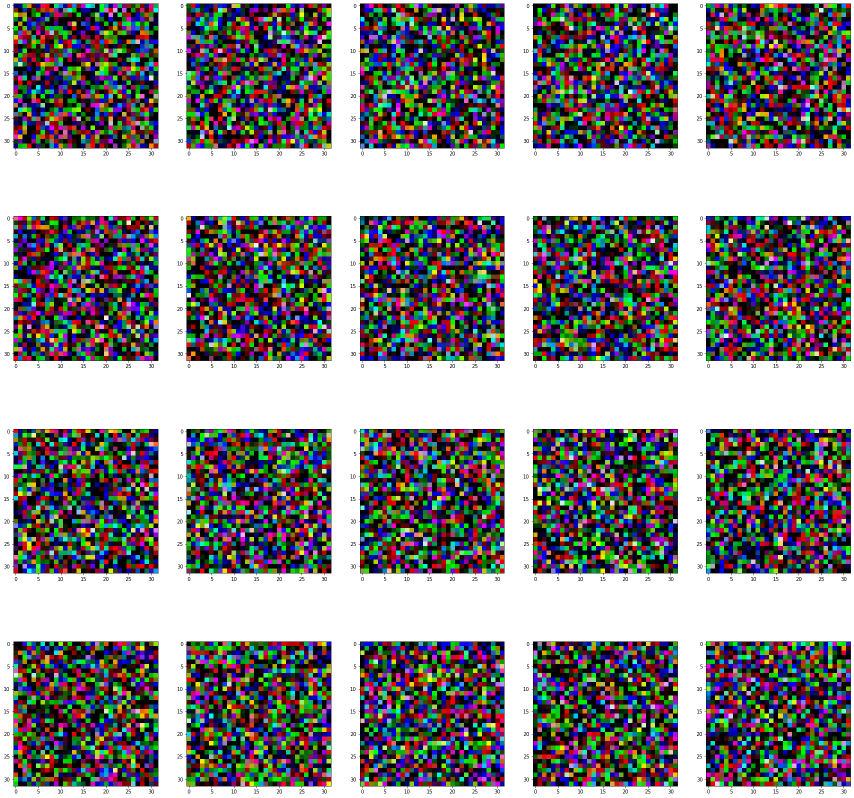
#> input picture backend/IPAutSoNsAPI/media/p0g598cq0xo/root/AAA/ip_lab11_2.png, 1708 x 1596 px (shown at 1/2 size); its folder holds only this picture in this run
$ python ASCII.py ../../backend/IPAutSoNsAPI/media/p0g598cq0xo/root/AAA/ip_lab11_2.png ../../backend/IPAutSoNsAPI/media/p0g598cq0xo/root/test_new_folder/DSC00148.jpeg ../../backend/IPAutSoNsAPI/media/p0g598cq0xo/root/AAA ../../backend/IPAutSoNsAPI/media/p0g598cq0xo/root/AAA
#> lines starting #> are read from the running program, lines starting #| are printed output that depends on the picture
import sys
import glob
import numpy as np
import os
import json
import datetime
import pymongo
import random
import string

from glob import glob
from numpy import load
from numpy import expand_dims
from PIL import Image, ImageDraw, ImageFont
from os import *


def ASCII():
    for x in range(len(All_files)):
        SC = 0.1
        GCF= 2
        color1='black'
        color2='blue'
        bgcolor='white'
        img = Image.open(All_files[x])
#> img is the input picture: PIL image 1708x1596 RGBA; mean R, G, B, A 135.6, 134.5, 134.8, 157.6
        chars = np.asarray(list(' .,:irs?@9B&#'))
        font = ImageFont.load_default()
        letter_width = font.getsize("x")[0]
        letter_height = font.getsize("x")[1]
        WCF = letter_height/letter_width
        widthByLetter=round(img.size[0]*SC*WCF)
#> widthByLetter = 342
        heightByLetter = round(img.size[1]*SC)
#> heightByLetter = 160
        S = (widthByLetter, heightByLetter)
#> S = (342, 160)
        img = img.resize(S)
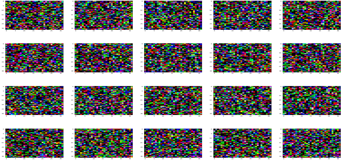
#> img: PIL image 342x160 RGBA; mean R, G, B, A 41.5, 40.5, 40.8, 157.6; transparent parts drawn white
        img = np.sum(np.asarray(img), axis=2)
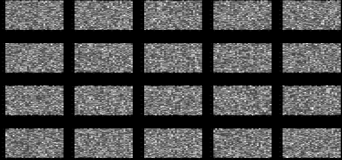
#> img: shape (160, 342) uint64; min 0, max 918, mean 280.4; drawn with min black and max white
        img -= img.min()
        img = (1.0 - img/img.max())**GCF*(chars.size-1)
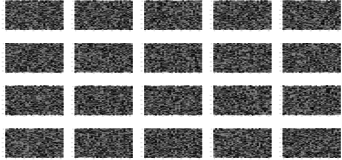
#> img: shape (160, 342) float64; min 0, max 12, mean 6.51; drawn with min black and max white
        lines = ("\n".join( ("".join(r) for r in chars[img.astype(int)]) )).split("\n")
        nbins = len(lines)
#> nbins = 160
        newImg_width= letter_width *widthByLetter
#> newImg_width = 1710
        newImg_height = letter_height * heightByLetter
#> newImg_height = 1600
        newImg = Image.new("RGB", (newImg_width, newImg_height), bgcolor)
#> newImg: PIL image 1710x1600 RGB; every value is 255
        draw = ImageDraw.Draw(newImg)
        leftpadding=0
        y = 0
        lineIdx=0
        for line in lines:
            color = 'blue'
            lineIdx +=1

            draw.text((leftpadding, y), line, '#0000FF', font=font)
            y += letter_height
#> this loop made 160 passes
#> y on passes 1 to 3: 10, 20, 30
#> after the loop, lineIdx = 160; y = 1600

        # Save the image file

        #out_f = out_f.resize((1280,720))
        #can't jpg
        out_f = All_files[x]
        filename, extension = os.path.splitext(os.path.basename(out_f))
        newImg.save(newfolder+"/"+filename+extension)
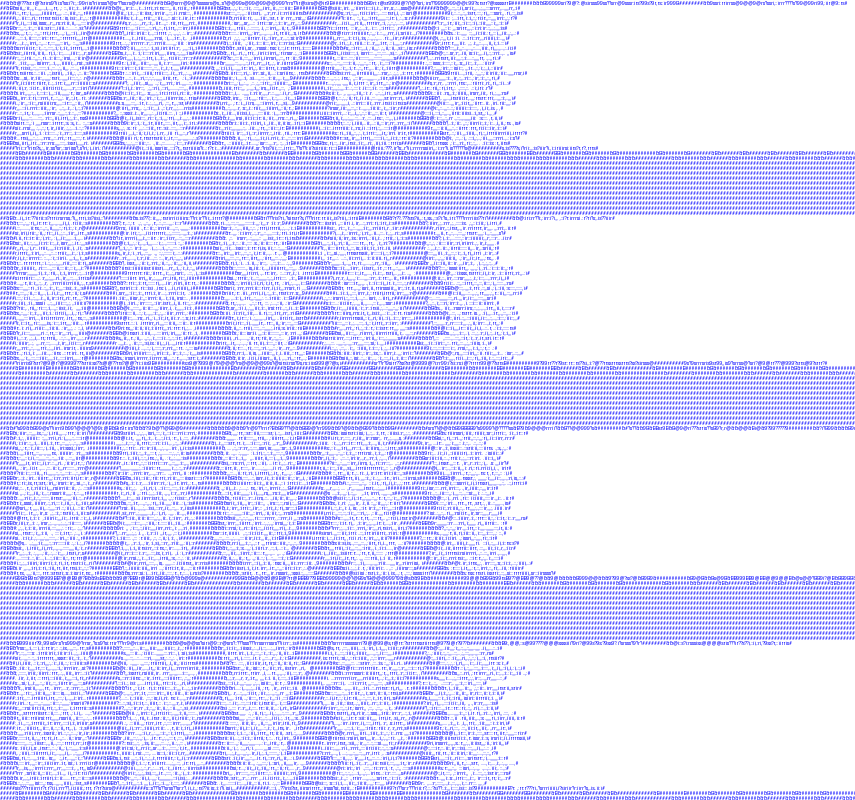
#> saved as ip_lab11_2.png: PIL image 1710x1600 RGB (shown at 1/2 size); mean R, G, B 220.8, 220.8, 255

#command in cmd
job_id = sys.argv[1]
useridparam = sys.argv[2]
job = None
folder = sys.argv[3]
newfolder = sys.argv[4]

folder = folder+"/*"
All_files = glob(folder+'.png') + glob(folder+'.PNG') + glob(folder+'.jpg') + glob(folder+'.jpeg') + glob(folder+'.JPG') + glob(folder+'.JPEG') + glob(folder+'.tiff') + glob(folder+'.TIFF')

print(All_files)

client = pymongo.MongoClient("mongodb+srv://ipautsons:J0iZfrxW49cFOr4U@cluster0.lbe3op6.mongodb.net/?retryWrites=true&w=majority")
db = client.ipautsons
try:
    job = db.api_job.find_one({'job_id' : job_id})
except NameError as error:
    job = None
try:
    ASCII()
    if job != None and type(job) == dict:
        job = db.api_job.find_one_and_update({'job_id' : job_id},
                                                        {"$set":
                                                            {'job_status' : 1
                                                            }
                                                        },upsert=True)
    img_file_col = db['api_image_file']


    user_id = useridparam #user ownner of this image
    img_folder = newfolder #folder name of image
    folder_path = os.path.join("ipautsons", user_id, "root", img_folder) #path of image folder
    path_for_add_db = img_folder.split("/")[-3:]
    onlyfiles = listdir(folder_path)
    list_add_db = []
    for i in onlyfiles:
        dict_temp = {}
        img_type = "image/"+i.split('.')[-1]
        file_size = os.path.getsize(folder_path+"/"+i)

        dict_temp = {
                    'img_id': ''.join(random.choices(string.ascii_lowercase + string.digits, k=6)),
                    'user_id_id': user_id,
                    'img_type': img_type,
                    'img_folder': img_folder.split("/")[-1],
                    'path': path_for_add_db[0]+"/"+path_for_add_db[1]+"/"+path_for_add_db[2]+"/"+i,
                    'img_size': str(file_size)
                    }

        list_add_db.append(dict_temp)

    try:
        result = img_file_col.insert_many(list_add_db)
        print(result)
    except Exception as error:
        print(error)
except Exception as error:
  print("error because : "+str(error))
  if job != None and type(job) == dict:
    job = db.api_job.find_one_and_update({'job_id' : job_id},
                                                    {"$set":
                                                        {'job_status' : 2
                                                        }
                                                    },upsert=True)
